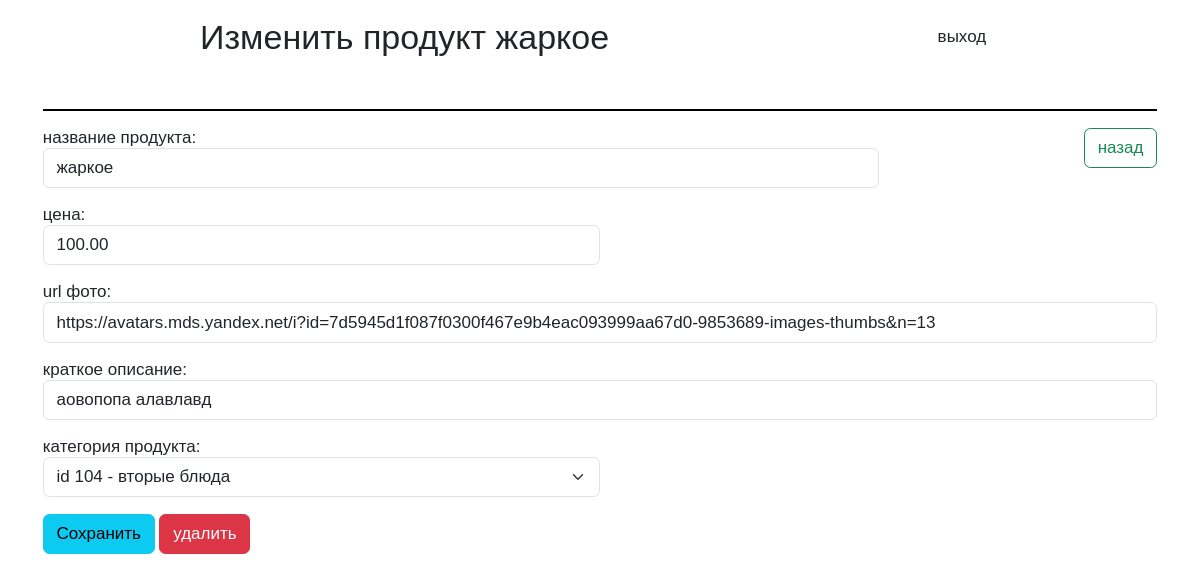
The page /panel/product/74 (signed in) on the database its author committed.
### product/models.py (models this page shows, shortened)
class Product(models.Model):
    title = models.CharField(max_length=200)
    price = models.DecimalField(max_digits=7, decimal_places=2)
    photo_url = models.URLField(
        default="https://avatars.mds.yandex.net/i?id=7d5945d1f087f0300f467e9b4eac093999aa67d0-9853689-images-thumbs&n=13")
    description = models.CharField(max_length=255)
    category = models.ForeignKey(Category, on_delete=models.CASCADE, verbose_name='category')

### category/models.py (models this page shows)
class Category(models.Model):
    title = models.CharField(max_length=100)
    def __str__(self):
        return f'id {self.id} - {self.title}'

### admin_p/views.py (the view, shortened to what this page needs)
# urls.py: path('product/<int:pk>', PanelProductDetailView.as_view(), name='product_panel_detail'),
@method_decorator(login_required, name='dispatch')
class PanelProductDetailView(View):
    def get(self, request, pk):
        product = Product.objects.get(id=pk)
        form = ProductForm(instance=product)
        return render(request, 'admin_p/AdminProductDetail.html', {'product': product, 'form': form})

### product/forms.py
class ProductForm(forms.ModelForm):
    class Meta:
        model = Product
        fields = '__all__'
    def __init__(self, *args, **kwargs):
        super(ProductForm, self).__init__(*args, **kwargs)
        self.fields['title'].label = "название продукта"
        self.fields['title'].widget.attrs['class'] = 'form-control mb-2 w-75'
        self.fields['price'].label = "цена"
        self.fields['price'].widget.attrs['class'] = 'form-control mb-2 w-50'
        self.fields['photo_url'].label = "url фото"
        self.fields['photo_url'].widget.attrs['class'] = 'form-control mb-2'
        self.fields['description'].label = "краткое описание"
        self.fields['description'].widget.attrs['class'] = 'form-control mb-2'
        self.fields['category'].label = "категория продукта"
        self.fields['category'].widget.attrs['class'] = 'form-select mb-2 w-50'

### admin_p/templates/admin_p/AdminProductDetail.html (shortened to what this page needs)
{% extends 'admin_p/base.html' %}
{% block body %}
<div class="container">
    <header class="pt-3 position-relative">
        <div class="d-flex justify-content-around">
            <h2 class="text-center mb-5">Изменить продукт {{product.title}}</h2>
            <a href="{% url 'logout' %}" class="btn float-end">выход</a>
        </div>
        <div class="line w-100 mb-3"></div>
        <a href="{% url 'panel_category' %}" class="position-absolute top-1 end-0 btn btn-outline-success">назад</a>
    </header>
    <main>
        <form method="post">
            {{form.as_p}}
            <div>
                <input type="submit" class="btn btn-info" value="Сохранить">
                <a href="#" id="ajax_delete_category" class="btn btn-danger">удалить</a>
            </div>
        </form>
    </main>
</div>
{% load static %}
{% endblock %}

### category/static/category/css/normilize.css (style rules this page uses)
* { margin: 0; padding: 0; box-sizing: border-box; font: 17px 'MintSpirit-Regular', sans-serif; }
a { text-decoration: none; }
body { font-family: 'Montserrat', sans-serif; }
html { line-height: 1.15; -webkit-text-size-adjust: 100%; }
main { display: block; }
a { background-color: transparent; }
button, input, optgroup, select, textarea { font-family: inherit; font-size: 100%; line-height: 1.15; margin: 0; }
button, input { overflow: visible; }
button, select { text-transform: none; }
button, [type="button"], [type="reset"], [type="submit"] { -webkit-appearance: button; }

### admin_p/static/admin_p/css/panel.css (style rules this page uses)
.line { background: #000; height: 2px; }

### rows shown on the page
Product: title "жаркое", price "100.00", photo_url "https://avatars.mds.yandex.net/i?id=7d5945d1f087f0300f467e9b4eac093999aa67d0-9853689-images-thumbs&n=13", description "аовопопа алавлавд", category "id 104 - вторые блюда"
